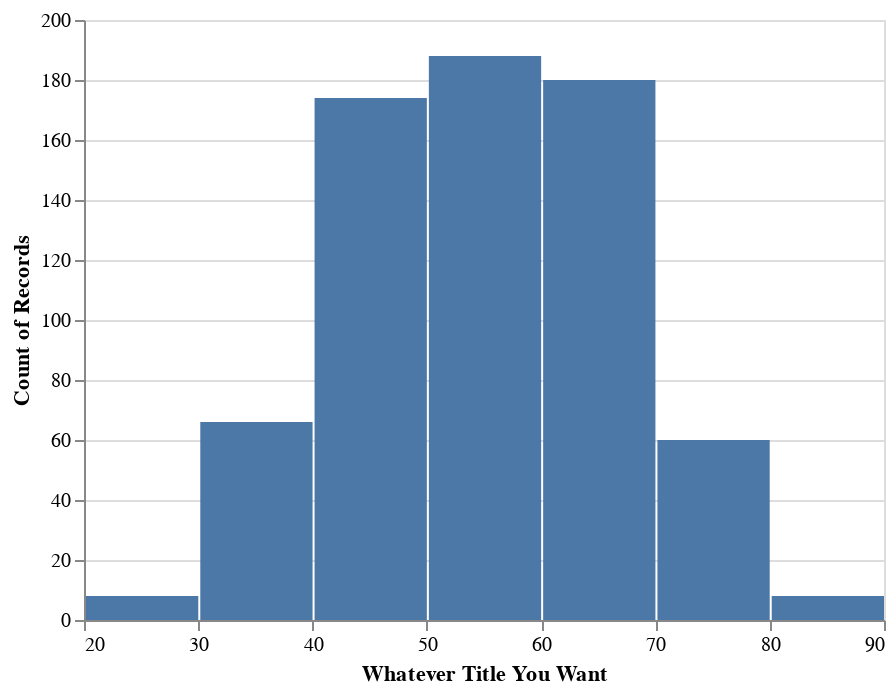

Notebook code cell kept with this figure:
### Code cell
# histogram plot #Normality Check
import pandas as pd
import altair as alt
import numpy as np

alt.Chart(df1_filter).mark_bar().encode(
    alt.X( "Rnf_MM:Q",
          bin= True), #alt.BinParams(maxbins=100)
    y='count(*):Q'
)

### Figure 1 — Vega-Lite specification as saved in the notebook (floating-point values rounded to 4 significant figures; data arrays with more than 128 entries replaced by an {"elided": "..."} marker saying what was removed)
{"config": {"view": {"continuousWidth": 400, "continuousHeight": 300}}, "data": {"name": "data-365480b9fef56fab40ca1180668c8ce5"}, "mark": "bar", "encoding": {"x": {"type": "quantitative", "bin": true, "field": "Rnf_MM", "title": "Whatever Title You Want"}, "y": {"type": "quantitative", "aggregate": "count", "field": "*"}}, "$schema": "https://vega.github.io/schema/vega-lite/v4.8.1.json", "datasets": {"data-365480b9fef56fab40ca1180668c8ce5": {"elided": "684 records"}}}
